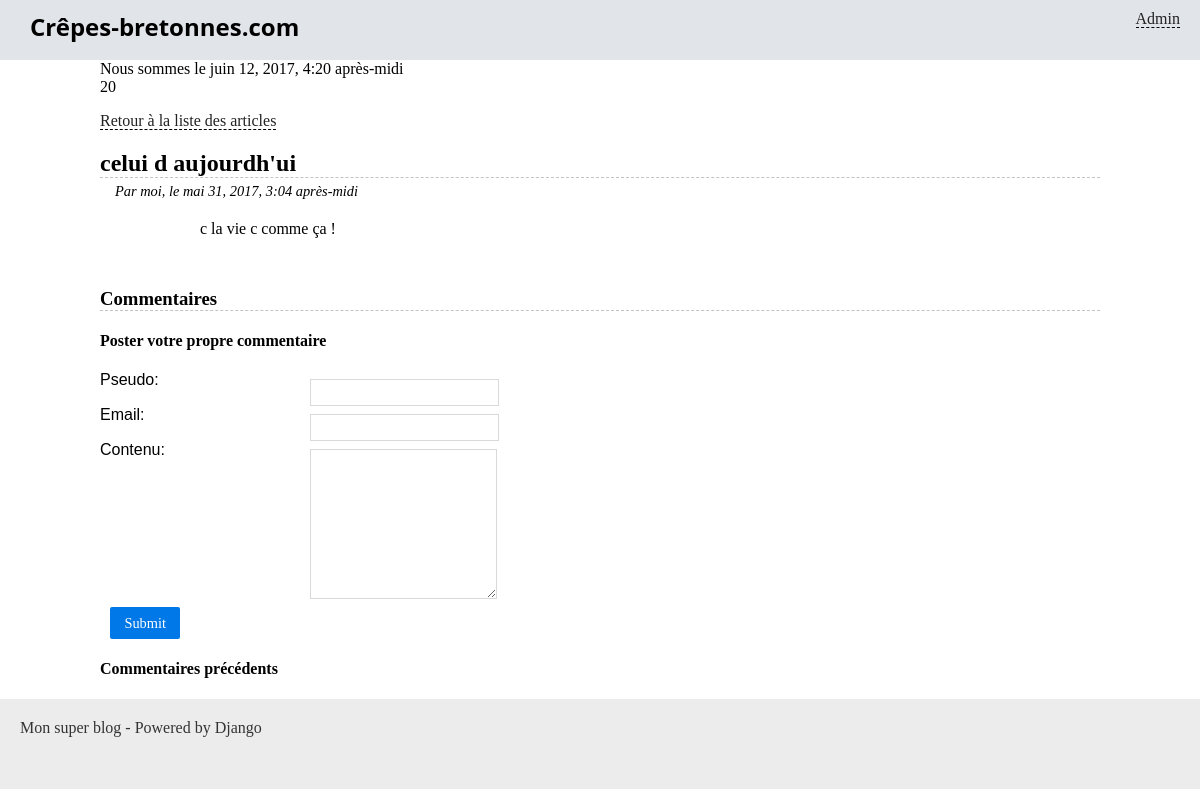
Screenshot of /blog/article/4 with the database file from the repository.
### blog/models.py (models this page shows, shortened)
class Article(models.Model):
    titre = models.CharField(max_length=100)
    slug = models.SlugField()
    auteur = models.CharField(max_length=42)
    contenu = models.TextField(null=True)
    date = models.DateTimeField(verbose_name="Date de parution",
                                auto_now_add=True, auto_now=False)
    is_visible = models.BooleanField(verbose_name="Article publié ?",
                                     default=False)
    categorie = models.ForeignKey('Categorie')

### blog/views.py (the view)
# urls.py: url(r'^article/(?P<pk>\d+)$', LireArticle.as_view(), name='blog_lire'),
class LireArticle(DetailView):
    context_object_name = "article"
    model = Article
    template_name = "blog/lire_article.html"

### blog/templatetags/blog_extras.py (called while the page is built)
@register.tag
def random(parser, token):
    try:
        nom_tag, begin, end = token.split_contents()
    except ValueError:
        msg = 'Le tag %s doit prendre exactement deux arguments.' % token.split_contents()[0]
        raise template.TemplateSyntaxError(msg)
    try:
        begin, end = int(begin), int(end)
    except ValueError:
        msg = 'Les arguments du tag %s sont obligatoirement des entiers.' % nom_tag
        raise template.TemplateSyntaxError(msg)
    if begin > end:
        msg = 'L\'argument "begin" doit obligatoirement être inférieur à l\'argument "end" dans le tag %s.' % nom_tag
        raise template.TemplateSyntaxError(msg)
    return RandomNode(begin, end)

    def render(self, context):
        return str(randint(self.begin, self.end))

### crepes/context_processors.py (called while the page is built)
def get_infos(request):
    date_actuelle = datetime.now()
    return {'date_actuelle': date_actuelle}

def inject_constantes(request):
	return {'taux_change': 1.41}

def inject_taux_change(request):
	return {'taux_change': 1.618033989}

### blog/templates/blog/lire_article.html (shortened to what this page needs)
{% extends "blog/base.html" %}
{% block content %}
{%load blog_extras%}
Nous sommes le {{date_actuelle}}
<br>
{% random 0 42 %}
	<p>
		<a href="{% url 'accueil' %}">Retour à la liste des articles</a>
	</p>
	<h2 class="titre-article">{{ article.titre }}</h2>
	<p class="infos-article">Par {{ article.auteur }}, le {{ article.date }}</p>
	<div class="contenu-article">
		{{ article.contenu|safe }}
	</div>
	<h3 class="titre-comments">Commentaires</h3>
	<h4>Poster votre propre commentaire</h4>
  <form method="post" action="" class="pure-form">
    <p><label for="pseudo">Pseudo: </label>
    <input id="pseudo" type="text" name="pseudo" value="">
    </p>
    <p><label for="email">Email: </label>
    <input id="email" type="text" name="commentateur_email" value="">
    </p>
    <p><label for="contenu_commentaire">Contenu: </label>
    <textarea id="contenu_commentaire" rows=10 name="contenu_commentaire" value=""></textarea>
    </p>
    <p style="text-align:center">
      <input class="pure-button pure-button-primary" type="submit" />
    </p>
  </form>
  <h4>Commentaires précédents</h4>
{% endblock %}

### blog/static/blog/styles.css (style rules this page uses)
* { box-sizing: border-box; }
body { margin: 0; padding: 0; }
a { color: #222; border-bottom: 1px dashed #000; text-decoration: none; }
form label { display: block; float: left; font-weight: lighter; width: 200px; text-align: justify; font-family: Arvo, Arial; }
form input, form select, form textarea { border: 1px solid #d9d9d9; color: #343434; float: left; margin: 8px 10px 0px 10px; padding: 5px; }
form textarea { height: 150px; }
form p { clear: both; }
.titre-article, .titre-comments { border-bottom: 1px dashed #c3c3c3; margin-bottom: 0; }
.infos-article { margin: 5px 0 0 15px; font-style: italic; font-size: 0.9em; }
.titre-comments { margin-top: 50px; }
.contenu-article { margin: 20px auto; width: 80%; }
input[type="submit"] { background-color: #0078E7; color: #FFF; font-family: Verdana; font-size: 0.9em; padding: 0.5em 1em; border: 0px none transparent; text-decoration: none; border-radius: 2px; display: inline-block; }

### rows the page displays
Article: titre "celui d aujourdh'ui", auteur "moi", date "mai 31, 2017, 3:04 après-midi", contenu "c la vie c comme ça !"
